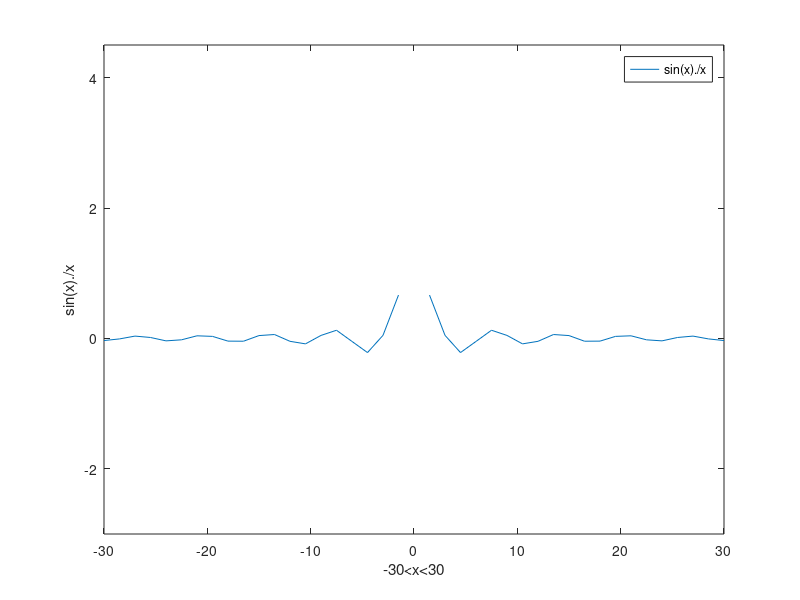

Recreate this plot in MATLAB.
x=(-30:1.5:30);

y=sin(x)./x;

plot(x,y), axis([-30 30 -3 4.5]);
 ylabel('sin(x)./x');
 xlabel('-30<x<30');
 legend('sin(x)./x');